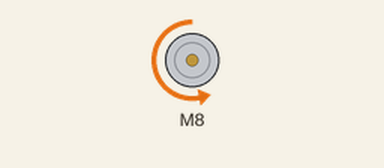
Bench run of a sketch on a simulated Arduino Uno, built with avr-gcc and run on an emulated ATmega328P. Parts: DC motor (green arrow = forward, orange = backward, longer = faster).

Above: at 0.05 s.
At 0.3 s:
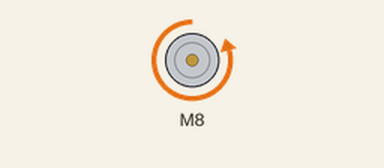
Timing chart, 0 to 3.0 s (numbered marks = the images above):
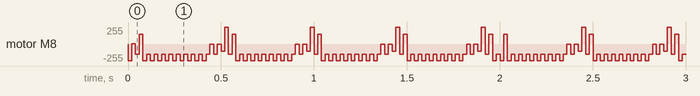

The sketch:

sketch_jan13a.ino
```cpp
#include <L298N.h>

// https://github.com/AndreaLombardo/L298N/blob/master/examples/L298N-Callback/L298N-Callback.ino

//pin definition
#define EN 9
#define IN1 8
#define IN2 7

//create a motor instance
L298N motor(EN, IN1, IN2);

//initial speed
unsigned short theSpeed = 250;

void setup() {

  //set the initial speed
  motor.setSpeed(theSpeed);
  motor.reset();
}

void loop() {

  //move motor for 5 seconds and then execute the callback function
  /*
  motor.forwardFor(1000, callback);
  delay(1000);
  motor.backwardFor(1000, callback);
  */

  motor.forwardFor(2000);
  motor.reset();

  motor.setSpeed(theSpeed);

  motor.backwardFor(2000);
  motor.reset();

  if (theSpeed >= 250) {
    theSpeed = 150;
  } else {
    theSpeed = 250;
  }
  motor.setSpeed(theSpeed);
}

void motorReset() {
  motor.reset();
}

void callback() {

  //each time the callback function is called increase the speed of the motor or reset to 0
  if (theSpeed <= 255) {
    theSpeed += 25;
  } else {
    theSpeed = 50;
  }

  //re-enable motor movements
  motor.reset();
  //set the new speed
  motor.setSpeed(theSpeed);

}
```
